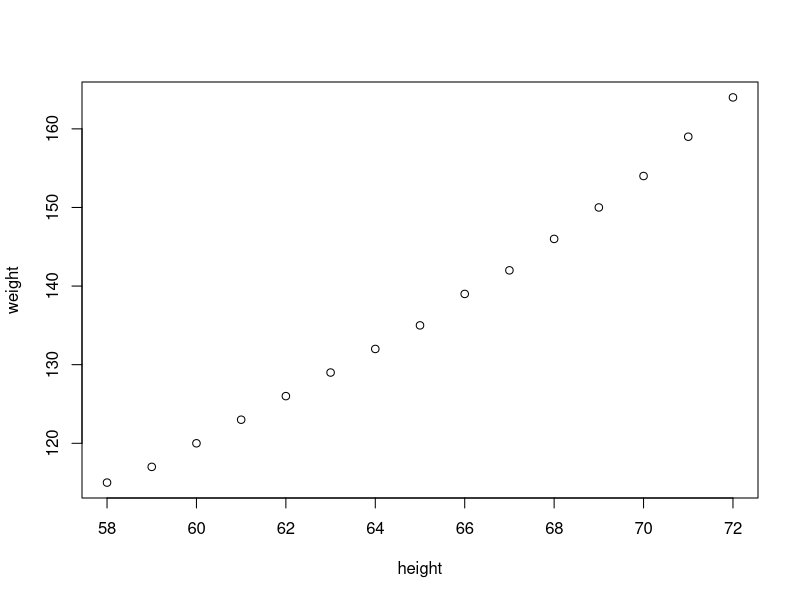
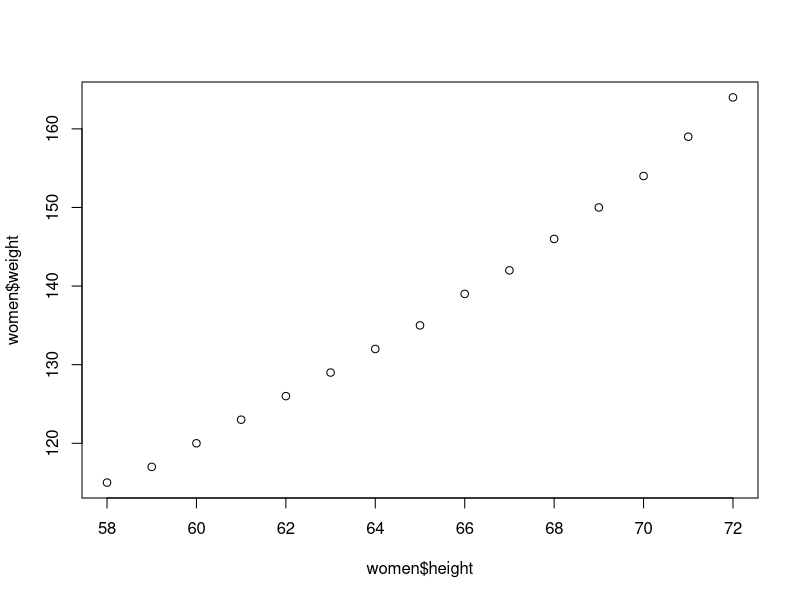
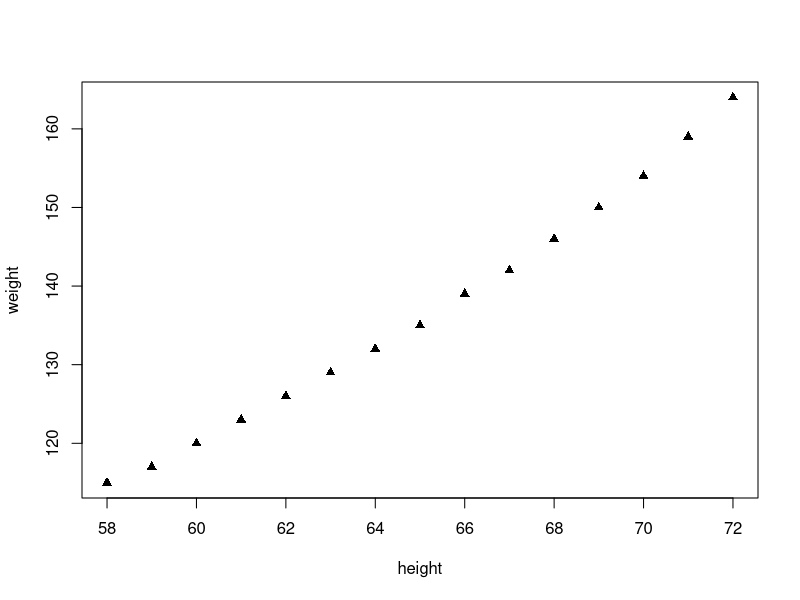
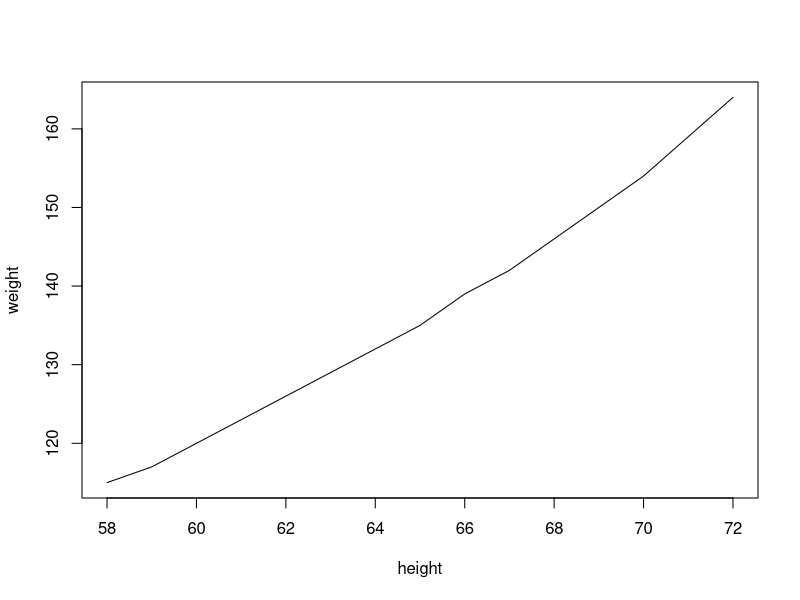
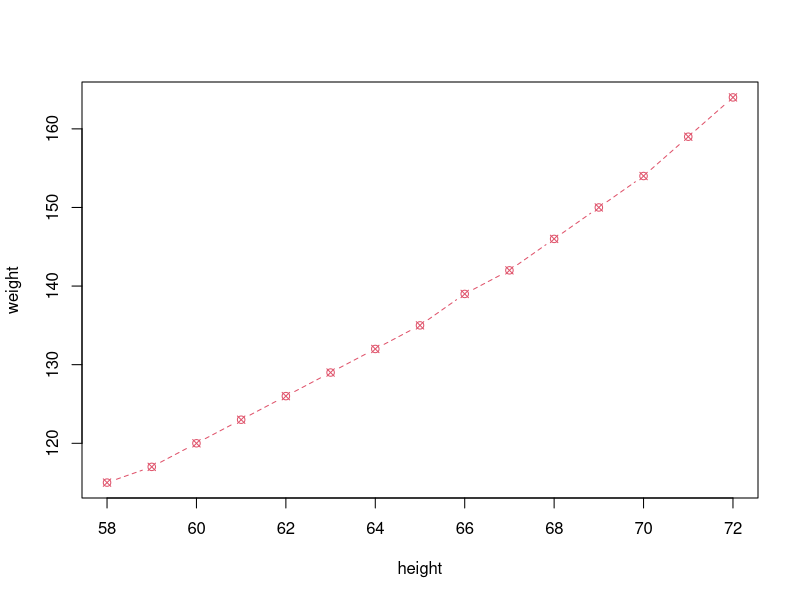
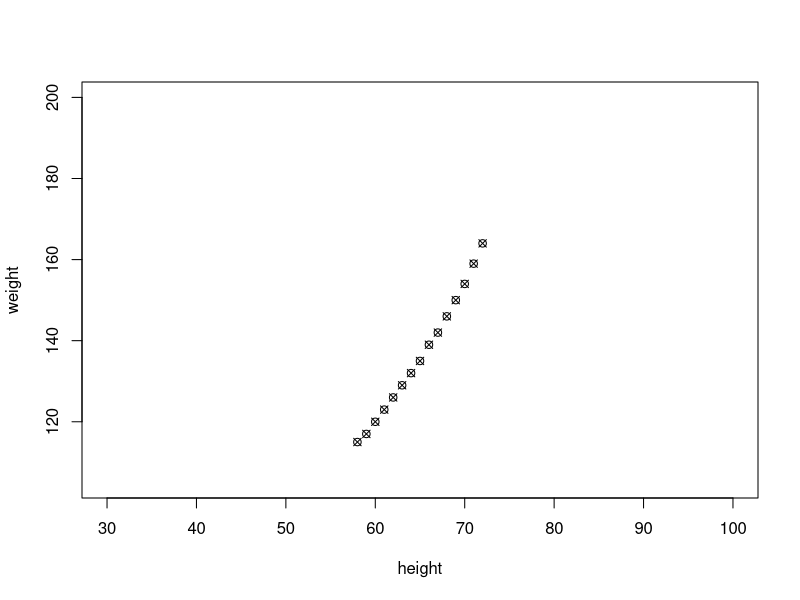
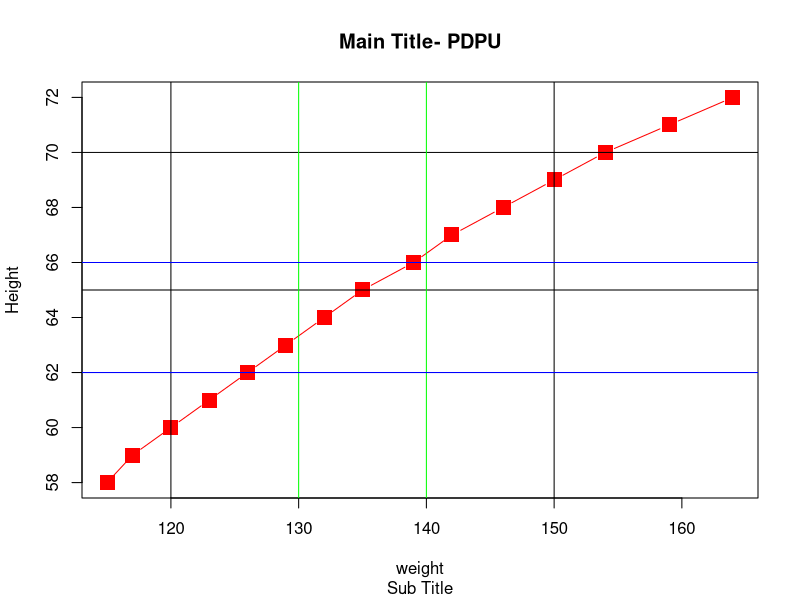
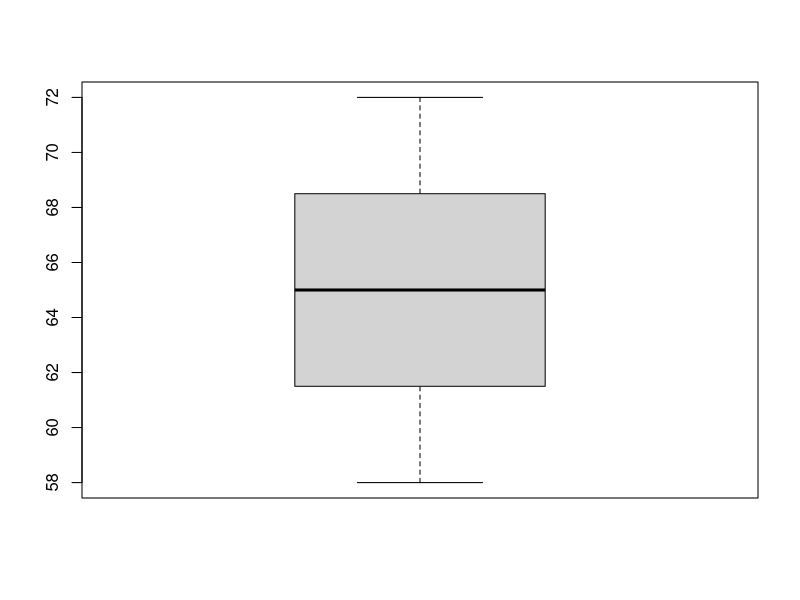

These charts were generated, in order, by the following R code: (Note: this script raises an error after producing the figures.)
#combined plots

#plot ,histrograms, pie , boxplot, linechart, correlations


#plot
women
str(women)
plot(women)
plot(x=women$height,y=women$weight)
plot(women, type='p', pch=17) # different numeric value for diff symbols
?plot
plot(women, type='l')
plot(women, type='b',pch=13, lty=2, col=2)
plot(women, xlim=c(30,100), ylim=c(min(women$weight)-10,200),pch=13)

#more feaatures

plot(x=women$weight,y=women$height, pch=15, xlab='weight',ylab = 'Height', col='red', cex=2,type='b')

title(main='Main Title- PDPU', sub='Sub Title')


#list of all datasets in R
data()


#abline

abline(v=c(120,150))
abline(h=c(65,70))

abline(lm(women$weight ~ women$height), col='red',lty=2,lwd=4)
abline(v=c(140,130),col='green')
abline(h=c(62,66),col='blue')

abline(v=women$height,col='purple')



#boxplot
#like candelstick graph
boxplot(women$height)
boxplot(women$weight)

abline(h=c(58,62,65,68,72))
abline(h=quantile(women$height))

#histograms
hist(women$height)
hist(women$height, breaks = 10)
hist(women$height, breaks = 5, col=2:6)
hist(df$marks2,breaks = 10)

#histrograms2
x=rnorm(n=1000,mean=50,sd=10)    #normal dist. curve
x
hist(x)
plot(x)

#stats
range(x)
mean(x)
median(x)
x1=sort(x)
x1



#density plot

hist(x, freq = F, col=2:6)
lines(density(x))
#density plot
plot(density(x),col='red')


#pie chart
y=c(1:5)
pie(y)
pie(y, labels = paste(round(y/sum(y)*100,0),'%'))



pairs(women)

#correlation plot
cor(women$height,women$weight)

names(mtcars)

cor(mtcars$mpg,mtcars$cyl)

pairs(mtcars[1:3])
options(digits=4)


#install corrplot
library(corrplot)
cor(mtcars[1:5])
